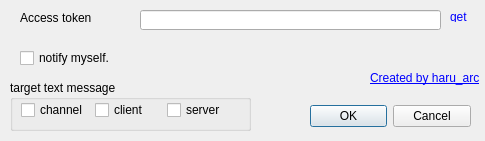
<?xml version="1.0" encoding="UTF-8"?>
<ui version="4.0">
 <class>LineNotifyConfigDialog</class>
 <widget class="QDialog" name="LineNotifyConfigDialog">
  <property name="windowModality">
   <enum>Qt::ApplicationModal</enum>
  </property>
  <property name="geometry">
   <rect>
    <x>0</x>
    <y>0</y>
    <width>485</width>
    <height>141</height>
   </rect>
  </property>
  <property name="sizePolicy">
   <sizepolicy hsizetype="Fixed" vsizetype="Fixed">
    <horstretch>0</horstretch>
    <verstretch>0</verstretch>
   </sizepolicy>
  </property>
  <property name="baseSize">
   <size>
    <width>0</width>
    <height>0</height>
   </size>
  </property>
  <property name="windowTitle">
   <string>ts3 LineNotify config</string>
  </property>
  <property name="locale">
   <locale language="English" country="UnitedStates"/>
  </property>
  <property name="sizeGripEnabled">
   <bool>false</bool>
  </property>
  <property name="modal">
   <bool>true</bool>
  </property>
  <widget class="QDialogButtonBox" name="buttonBox">
   <property name="geometry">
    <rect>
     <x>310</x>
     <y>100</y>
     <width>161</width>
     <height>32</height>
    </rect>
   </property>
   <property name="orientation">
    <enum>Qt::Horizontal</enum>
   </property>
   <property name="standardButtons">
    <set>QDialogButtonBox::Cancel|QDialogButtonBox::Ok</set>
   </property>
  </widget>
  <widget class="QCheckBox" name="checkBox">
   <property name="geometry">
    <rect>
     <x>20</x>
     <y>50</y>
     <width>191</width>
     <height>16</height>
    </rect>
   </property>
   <property name="text">
    <string>notify myself.</string>
   </property>
  </widget>
  <widget class="QGroupBox" name="groupBox">
   <property name="geometry">
    <rect>
     <x>10</x>
     <y>80</y>
     <width>241</width>
     <height>51</height>
    </rect>
   </property>
   <property name="title">
    <string>target text message</string>
   </property>
   <widget class="QWidget" name="layoutWidget">
    <property name="geometry">
     <rect>
      <x>11</x>
      <y>21</y>
      <width>212</width>
      <height>18</height>
     </rect>
    </property>
    <layout class="QHBoxLayout" name="horizontalLayout">
     <item>
      <widget class="QCheckBox" name="cbTextMessageTargetModeChannel">
       <property name="text">
        <string>channel</string>
       </property>
      </widget>
     </item>
     <item>
      <widget class="QCheckBox" name="cbTextMessageTargetModeClient">
       <property name="text">
        <string>client</string>
       </property>
      </widget>
     </item>
     <item>
      <widget class="QCheckBox" name="cbTextMessageTargetModeServer">
       <property name="text">
        <string>server</string>
       </property>
      </widget>
     </item>
    </layout>
   </widget>
  </widget>
  <widget class="QLabel" name="label_2">
   <property name="geometry">
    <rect>
     <x>370</x>
     <y>70</y>
     <width>111</width>
     <height>16</height>
    </rect>
   </property>
   <property name="frameShape">
    <enum>QFrame::NoFrame</enum>
   </property>
   <property name="frameShadow">
    <enum>QFrame::Plain</enum>
   </property>
   <property name="text">
    <string>&lt;html&gt;&lt;head/&gt;&lt;body&gt;&lt;p&gt;&lt;a href=&quot;http://www.arcenserv.info/&quot;&gt;&lt;span style=&quot; text-decoration: underline; color:#0000ff;&quot;&gt;Created by haru_arc&lt;/span&gt;&lt;/a&gt;&lt;/p&gt;&lt;/body&gt;&lt;/html&gt;</string>
   </property>
   <property name="scaledContents">
    <bool>false</bool>
   </property>
   <property name="wordWrap">
    <bool>false</bool>
   </property>
   <property name="openExternalLinks">
    <bool>true</bool>
   </property>
   <property name="textInteractionFlags">
    <set>Qt::LinksAccessibleByMouse</set>
   </property>
  </widget>
  <widget class="QLineEdit" name="lineEdit">
   <property name="geometry">
    <rect>
     <x>140</x>
     <y>10</y>
     <width>301</width>
     <height>20</height>
    </rect>
   </property>
   <property name="inputMask">
    <string/>
   </property>
  </widget>
  <widget class="QLabel" name="label">
   <property name="geometry">
    <rect>
     <x>20</x>
     <y>10</y>
     <width>121</width>
     <height>16</height>
    </rect>
   </property>
   <property name="text">
    <string>Access token</string>
   </property>
  </widget>
  <widget class="QLabel" name="label_3">
   <property name="geometry">
    <rect>
     <x>450</x>
     <y>10</y>
     <width>50</width>
     <height>12</height>
    </rect>
   </property>
   <property name="text">
    <string>&lt;html&gt;&lt;head/&gt;&lt;body&gt;&lt;p&gt;&lt;a href=&quot;https://notify-bot.line.me/my/&quot;&gt;&lt;span style=&quot; text-decoration: underline; color:#0000ff;&quot;&gt;get&lt;/span&gt;&lt;/a&gt;&lt;/p&gt;&lt;/body&gt;&lt;/html&gt;</string>
   </property>
   <property name="openExternalLinks">
    <bool>true</bool>
   </property>
  </widget>
 </widget>
 <resources/>
 <connections>
  <connection>
   <sender>buttonBox</sender>
   <signal>rejected()</signal>
   <receiver>LineNotifyConfigDialog</receiver>
   <slot>reject()</slot>
   <hints>
    <hint type="sourcelabel">
     <x>316</x>
     <y>260</y>
    </hint>
    <hint type="destinationlabel">
     <x>286</x>
     <y>274</y>
    </hint>
   </hints>
  </connection>
  <connection>
   <sender>buttonBox</sender>
   <signal>accepted()</signal>
   <receiver>LineNotifyConfigDialog</receiver>
   <slot>accept()</slot>
   <hints>
    <hint type="sourcelabel">
     <x>248</x>
     <y>254</y>
    </hint>
    <hint type="destinationlabel">
     <x>157</x>
     <y>274</y>
    </hint>
   </hints>
  </connection>
 </connections>
</ui>
